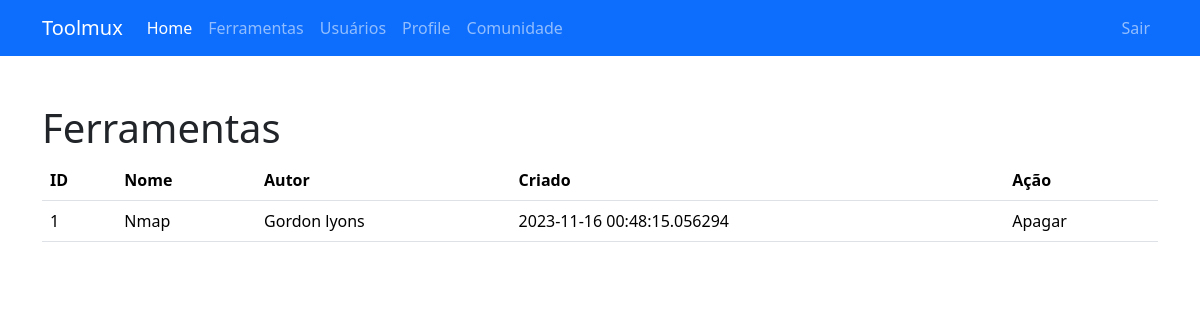
/ferramentas (signed in), run on the app's committed database.
### app/models.py (models this page shows)
class Tool(db.Model):
  id = db.Column(db.Integer, primary_key=True)
  name = db.Column(db.String(36), nullable=False)
  author = db.Column(db.String(50), nullable=False)
  alias = db.Column(db.String(50), nullable=True)
  custom_alias = db.Column(db.String(50), nullable=True)
  name_repo = db.Column(db.String(50), nullable=True)
  type_install = db.Column(db.String(50), nullable=False)
  category = db.Column(db.String(50), nullable=False)
  dependencies = db.Column(db.String(50), nullable=True)
  created = db.Column(db.DateTime, default=datetime.utcnow)
  modified = db.Column(db.DateTime, default=datetime.utcnow)

### app/tool/routes.py (the view)
@bp.route('/ferramentas')
def ferramentas():
  if not current_user.is_authenticated:
    flash('Página restrita, faça login para acessá-la')
    return redirect(url_for('auth.entrar', next=url_for('tool.ferramentas')))
  tool = Tool.query.all()
  return render_template('tool/ferramentas.html', title='Ferramentas', tools=tool)

### app/models.py (called while the page is built)
@login.user_loader
def load_user(id):
  return User.query.get(int(id))

### app/templates/tool/ferramentas.html
{% extends 'base.html' %}
{% block content %}
<div class="container mt-5">
  <h1>{{ title }}</h1>
  {% if tools %}
  <table class="table table-responsive">
    <thead>
      <tr>
        <th>ID</th>
        <th>Nome</th>
        <th>Autor</th>
        <th>Criado</th>
        <th>Ação</th>
      </tr>
    </thead>
    <tbody>
      {% for tool in tools %}
      <tr>
        <td>{{ tool.id }}</td>
        <td>{{ tool.name }}</td>
        <td>{{ tool.author }}</td>
        <td>{{ tool.created }}</td>
        <td>Apagar</td>
      </tr>
      {% endfor %}
    </tbody>
  </table>
  {% else %}
  <p class="alert alert-light text-center mt-3 mb-3">Nenhuma ferramenta encontrada</p>
  <a href="{{ url_for('tool.cadastrar') }}" class="btn btn-outline-success">Cadastrar</a>
  {% endif %}
</div>
{% endblock %}

### app/static/css/login.css (style rules this page uses)
html, body { height: 100%; }

### data on the page
Tool: id "1", name "Nmap", author "Gordon lyons", created "2023-11-16 00:48:15.056294"

### other printed values
{{ title }} "Ferramentas"
